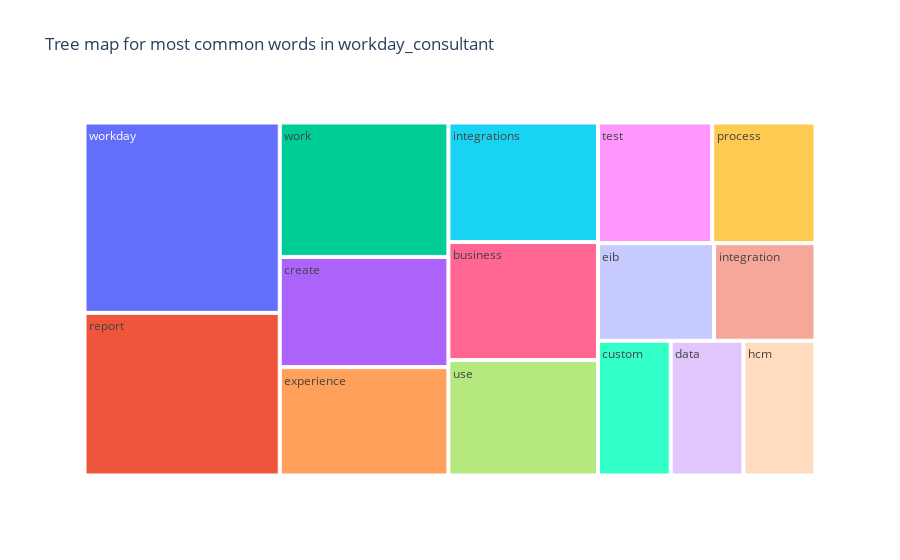

Notebook code cell kept with this figure:
### Code cell
fig=px.treemap(temp_consultant,path=["Common_words"],values="count",title="Tree map for most common words in workday_consultant")
fig.show()

### Figure 1 — Plotly figure (JSON) as saved in the notebook; plotly's stock layout.template omitted (floating-point values rounded to 4 significant figures)
{"data": [{"branchvalues": "total", "domain": {"x": [0, 1], "y": [0, 1]}, "hovertemplate": "labels=%{label}<br>count=%{value}<br>parent=%{parent}<br>id=%{id}<extra></extra>", "ids": ["business", "create", "custom", "data", "eib", "experience", "hcm", "integration", "integrations", "process", "report", "test", "use", "work", "workday"], "labels": ["business", "create", "custom", "data", "eib", "experience", "hcm", "integration", "integrations", "process", "report", "test", "use", "work", "workday"], "name": "", "parents": ["", "", "", "", "", "", "", "", "", "", "", "", "", "", ""], "type": "treemap", "values": [173, 182, 96, 96, 111, 179, 95, 97, 175, 122, 311, 135, 169, 222, 364]}], "layout": {"legend": {"tracegroupgap": 0}, "title": {"text": "Tree map for most common words in workday_consultant"}}}
